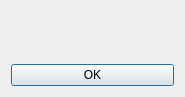
<?xml version="1.0" encoding="UTF-8"?>
<ui version="4.0">
 <class>MessageBox</class>
 <widget class="QDialog" name="MessageBox">
  <property name="geometry">
   <rect>
    <x>0</x>
    <y>0</y>
    <width>185</width>
    <height>97</height>
   </rect>
  </property>
  <property name="windowTitle">
   <string>Dialog</string>
  </property>
  <layout class="QVBoxLayout" name="verticalLayout">
   <item>
    <widget class="QLabel" name="message_label">
     <property name="text">
      <string/>
     </property>
     <property name="alignment">
      <set>Qt::AlignCenter</set>
     </property>
    </widget>
   </item>
   <item>
    <widget class="QPushButton" name="OK_btn">
     <property name="text">
      <string>OK</string>
     </property>
    </widget>
   </item>
  </layout>
 </widget>
 <resources/>
 <connections>
  <connection>
   <sender>OK_btn</sender>
   <signal>clicked()</signal>
   <receiver>MessageBox</receiver>
   <slot>close()</slot>
   <hints>
    <hint type="sourcelabel">
     <x>92</x>
     <y>75</y>
    </hint>
    <hint type="destinationlabel">
     <x>92</x>
     <y>48</y>
    </hint>
   </hints>
  </connection>
 </connections>
</ui>
